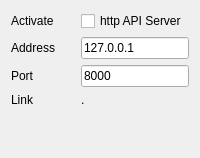
           <widget class="QWidget" name="tab_12">
            <attribute name="title">
             <string>http Server</string>
            </attribute>
            <layout class="QGridLayout" name="gridLayout_73">
             <item row="3" column="0">
              <spacer name="verticalSpacer_10">
               <property name="orientation">
                <enum>Qt::Orientation::Vertical</enum>
               </property>
               <property name="sizeHint" stdset="0">
                <size>
                 <width>20</width>
                 <height>40</height>
                </size>
               </property>
              </spacer>
             </item>
             <item row="0" column="0">
              <layout class="QGridLayout" name="gridLayout_72">
               <item row="1" column="1">
                <widget class="QCheckBox" name="checkBox_httpServer">
                 <property name="text">
                  <string>http API Server</string>
                 </property>
                </widget>
               </item>
               <item row="1" column="0">
                <widget class="QLabel" name="label_100">
                 <property name="text">
                  <string>Activate</string>
                 </property>
                </widget>
               </item>
               <item row="3" column="1">
                <widget class="QLineEdit" name="lineEdit_httpPort">
                 <property name="sizePolicy">
                  <sizepolicy hsizetype="Minimum" vsizetype="Fixed">
                   <horstretch>0</horstretch>
                   <verstretch>0</verstretch>
                  </sizepolicy>
                 </property>
                 <property name="text">
                  <string>8000</string>
                 </property>
                </widget>
               </item>
               <item row="2" column="1">
                <widget class="QLineEdit" name="lineEdit_httpAddr">
                 <property name="sizePolicy">
                  <sizepolicy hsizetype="Minimum" vsizetype="Fixed">
                   <horstretch>0</horstretch>
                   <verstretch>0</verstretch>
                  </sizepolicy>
                 </property>
                 <property name="text">
                  <string>127.0.0.1</string>
                 </property>
                </widget>
               </item>
               <item row="3" column="0">
                <widget class="QLabel" name="label_99">
                 <property name="text">
                  <string>Port</string>
                 </property>
                </widget>
               </item>
               <item row="2" column="0">
                <widget class="QLabel" name="label_44">
                 <property name="text">
                  <string>Address</string>
                 </property>
                </widget>
               </item>
               <item row="4" column="0">
                <widget class="QLabel" name="label_102">
                 <property name="text">
                  <string>Link</string>
                 </property>
                </widget>
               </item>
               <item row="4" column="1">
                <widget class="QLabel" name="label_httpLink">
                 <property name="text">
                  <string>.</string>
                 </property>
                </widget>
               </item>
              </layout>
             </item>
            </layout>
           </widget>
